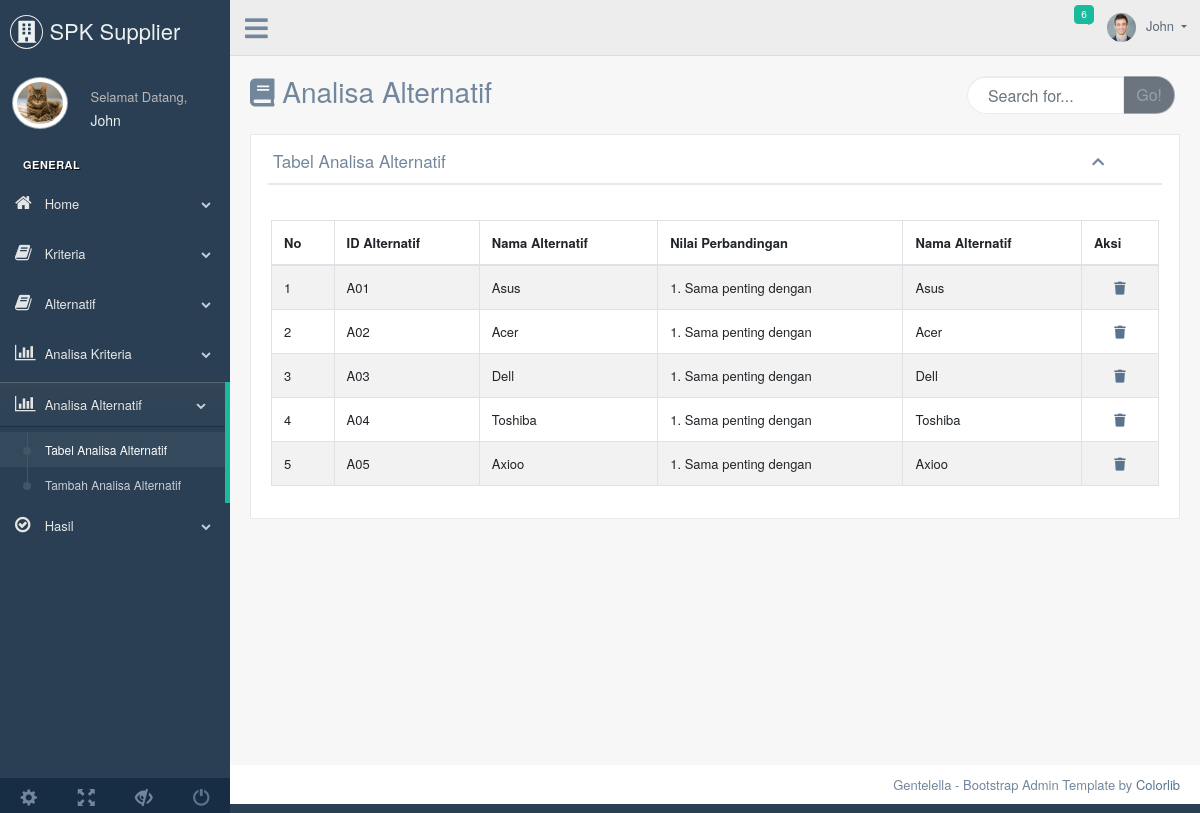
Before: /production/analisa_alternatif.php with the older database file.
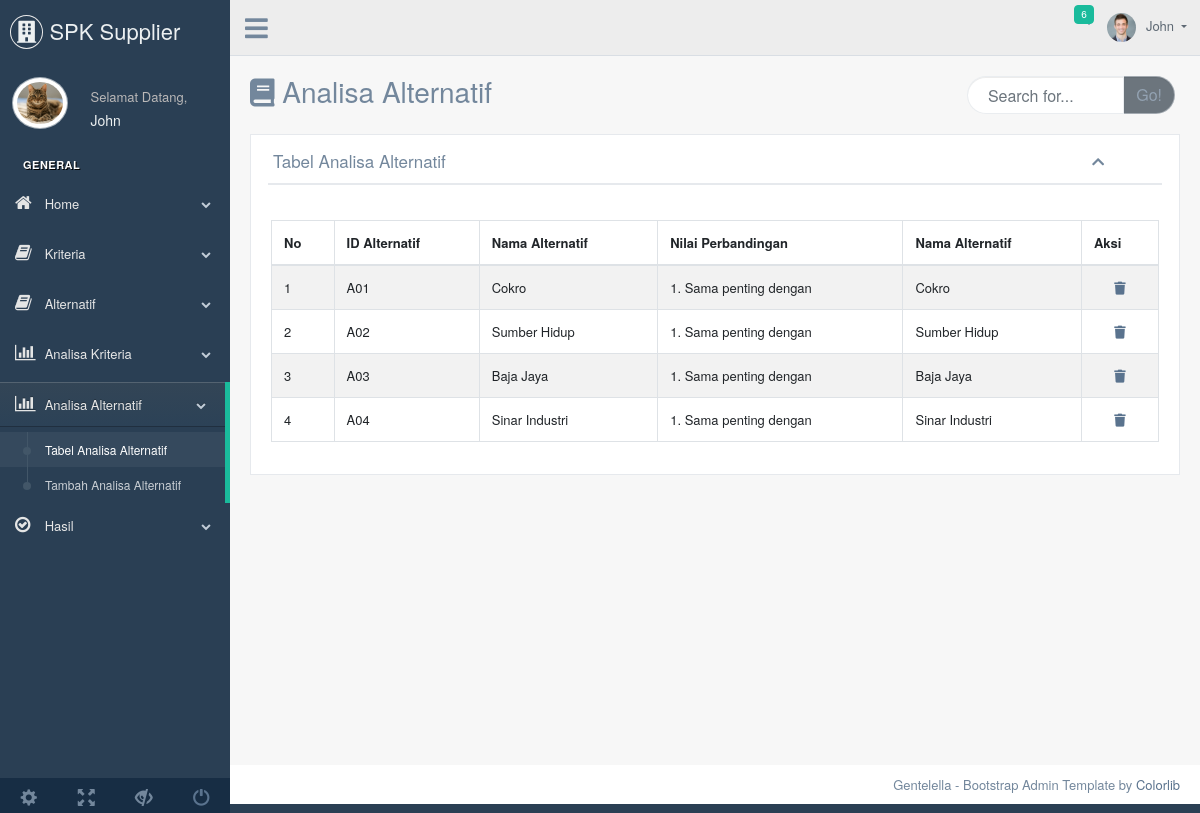
After: the same page with the newer database file.
### tables this page shows
CREATE TABLE `tb_perb_alternatif` (
  `id_alternatif` varchar(5) NOT NULL,
  `nm_banding` varchar(30) NOT NULL,
  `nb_db` int(5) NOT NULL,
  `alternatif1` varchar(30) NOT NULL,
  `alternatif2` varchar(30) NOT NULL
);

### production/analisa_alternatif.php (the view, shortened to what this page needs)
<?php
include "koneksi.php";
 ?>
<!DOCTYPE html>
<html lang="en">
<?php
include ('include/head.php')
?>
  <body class="nav-md">
    <div class="container body">
      <div class="main_container">
        <div class="col-md-3 left_col">
          <div class="left_col scroll-view">
            <div class="navbar nav_title" style="border: 0;">
              <a href="index.html" class="site_title"><i class="fa fa-building"></i> <span>SPK Supplier</span></a>
            </div>
            <?php
            include ('include/profile.php')
            ?>
            <br />
    <?php
            include ('include/sidebar.php')
            ?>
            <?php
            include ('include/menu_footer.php')
            ?>
          </div>
        </div>
        <?php
            include ('include/top_navi.php')
            ?>
        <div class="right_col" role="main">
          <div class="">
            <div class="page-title">
              <div class="title_left">
                <h3><i class="fa fa-book"></i> Analisa Alternatif </h3>
              </div>
              <div class="title_right">
                <div class="col-md-5 col-sm-5 col-xs-12 form-group pull-right top_search">
                  <div class="input-group">
                    <input type="text" class="form-control" placeholder="Search for...">
                    <span class="input-group-btn">
                      <button class="btn btn-secondary" type="button">Go!</button>
                    </span>
                  </div>
                </div>
              </div>
            </div>
            <div class="clearfix"></div>
            <div class="row">
              <div class="col-md-12 col-sm-12 ">
                <div class="x_panel">
                  <div class="x_title">
                    <h2>Tabel Analisa Alternatif</h2>
                    <ul class="nav navbar-right panel_toolbox">
                      <li><a class="collapse-link"><i class="fa fa-chevron-up"></i></a>
                      </li>
                    </ul>
                    <div class="clearfix"></div>
                  </div>
                  <div class="x_content">
                      <div class="row">
                          <div class="col-sm-12">
                            <div class="card-box table-responsive">
                    <br>
                    <table id="datatable" class="table table-striped table-bordered" style="width:100%">
                      <thead>
                        <tr>
                        <th scope="col">No</th>
                    <th scope="col">ID Alternatif</th>
                    <th scope="col">Nama Alternatif</th>
                    <th scope="col">Nilai Perbandingan</th>
                    <th scope="col">Nama Alternatif</th>
                    <th rowspan="2">Aksi</th>
                        </tr>
                      </thead>
                      <tbody>
                      <?php
                  $query = mysqli_query($koneksi, "SELECT * FROM tb_perb_alternatif");
                  $no = 1;
                  while ($row = mysqli_fetch_array($query)) {
                  ?>
                    <tr>
                    <td><?php echo $no; ?></td>
                    <td><?php echo $row[0]; ?></td>
                    <td><?php echo $row[3]; ?></td>
                    <td><?php echo $row[1]; ?></td>
                    <td><?php echo $row[4]; ?></td>
                    <td align="center">
                      <a href="analisa_alternatif_hapus.php?id_alternatif=<?php echo $row['id_alternatif'] ?>" onclick="return confirm('Yakin ingin menghapus data?')"><i class="fa fa-trash"></i> </a>
                    </td>
                  </tr>
                  <?php
                  $no++;
                  }
                   ?>
                      </tbody>
                    </table>
                  </div>
                  </div>
              </div>
            </div>
                </div>
              </div>
                  </div>
                </div>
              </div>
            </div>
                </div>
        <footer>
          <div class="pull-right">
            Gentelella - Bootstrap Admin Template by <a href="https://colorlib.com">Colorlib</a>
          </div>
          <div class="clearfix"></div>
        </footer>
  </body>
</html>

### production/include/head.php (shortened to what this page needs)
<head>
    <link href="../vendors/bootstrap/dist/css/bootstrap.min.css" rel="stylesheet">
    <link href="../vendors/font-awesome/css/font-awesome.min.css" rel="stylesheet">
    <link href="../vendors/nprogress/nprogress.css" rel="stylesheet">
    <link href="../vendors/iCheck/skins/flat/green.css" rel="stylesheet">
    <link href="../vendors/bootstrap-progressbar/css/bootstrap-progressbar-3.3.4.min.css" rel="stylesheet">
    <link href="../vendors/jqvmap/dist/jqvmap.min.css" rel="stylesheet"/>
    <link href="../vendors/bootstrap-daterangepicker/daterangepicker.css" rel="stylesheet">
    <link rel="stylesheet" href="https://maxcdn.bootstrapcdn.com/bootstrap/4.3.1/css/bootstrap.min.css">
    <link rel="stylesheet" href="https://cdnjs.cloudflare.com/ajax/libs/limonte-sweetalert2/7.33.1/sweetalert2.min.css">
    <link rel="stylesheet" href="https://use.fontawesome.com/releases/v5.7.2/css/all.css">
    <link href="../build/css/custom.min.css" rel="stylesheet">
  </head>

### production/include/profile.php
<div class="profile clearfix">
              <div class="profile_pic">
                <img src="images/cat.png" alt="..." class="img-circle profile_img">
              </div>
              <div class="profile_info">
                <span>Selamat Datang,</span>
                <h2>John</h2>
              </div>
            </div>

### production/include/sidebar.php (shortened to what this page needs)
<div id="sidebar-menu" class="main_menu_side hidden-print main_menu">
              <div class="menu_section">
                <h3>General</h3>
                <ul class="nav side-menu">
                  <li><a><i class="fa fa-home"></i> Home <span class="fa fa-chevron-down"></span></a>
                  </li>
                  <li><a><i class="fa fa-book"></i> Kriteria <span class="fa fa-chevron-down"></span></a>
                  </li>
                  <li><a><i class="fa fa-book"></i> Alternatif <span class="fa fa-chevron-down"></span></a>
                  </li>
                  <li><a><i class="fa fa-bar-chart"></i> Analisa Kriteria <span class="fa fa-chevron-down"></span></a>
                  </li>
                  <li><a><i class="fa fa-bar-chart"></i> Analisa Alternatif <span class="fa fa-chevron-down"></span></a>
                    <ul class="nav child_menu">
                      <li><a href="analisa_alternatif.php">Tabel Analisa Alternatif</a></li>
                      <li><a href="analisa_alternatif_tambah.php">Tambah Analisa Alternatif</a></li>
                    </ul>
                  </li>
                  <li><a><i class="fa fa-check-circle-o"></i> Hasil <span class="fa fa-chevron-down"></span></a>
                  </li>
                </ul>
              </div>
            </div>

### production/include/menu_footer.php
<div class="sidebar-footer hidden-small">
              <a data-toggle="tooltip" data-placement="top" title="Settings">
                <span class="glyphicon glyphicon-cog" aria-hidden="true"></span>
              </a>
              <a data-toggle="tooltip" data-placement="top" title="FullScreen">
                <span class="glyphicon glyphicon-fullscreen" aria-hidden="true"></span>
              </a>
              <a data-toggle="tooltip" data-placement="top" title="Lock">
                <span class="glyphicon glyphicon-eye-close" aria-hidden="true"></span>
              </a>
              <a data-toggle="tooltip" data-placement="top" title="Logout" href="login.html">
                <span class="glyphicon glyphicon-off" aria-hidden="true"></span>
              </a>
            </div>

### production/include/top_navi.php (shortened to what this page needs)
<div class="top_nav">
  <div class="nav_menu">
      <div class="nav toggle">
        <a id="menu_toggle"><i class="fa fa-bars"></i></a>
      </div>
      <nav class="nav navbar-nav">
      <ul class=" navbar-right">
        <li class="nav-item dropdown open" style="padding-left: 15px;">
          <a href="javascript:;" class="user-profile dropdown-toggle" aria-haspopup="true" id="navbarDropdown" data-toggle="dropdown" aria-expanded="false">
            <img src="images/img.jpg" alt="">John
          </a>
        </li>
        <li role="presentation" class="nav-item dropdown open">
          <a href="javascript:;" class="dropdown-toggle info-number" id="navbarDropdown1" data-toggle="dropdown" aria-expanded="false">
            <i class="fa fa-envelope-o"></i>
            <span class="badge bg-green">6</span>
          </a>
        </li>
      </ul>
    </nav>
  </div>
</div>

Changed rows visible on the page:
removed tb_perb_alternatif: id_alternatif "A05", alternatif1 "Axioo", nm_banding "1. Sama penting dengan", alternatif2 "Axioo"
changed tb_perb_alternatif: alternatif1 "Asus" → "Cokro"; alternatif2 "Asus" → "Cokro"
changed tb_perb_alternatif: alternatif1 "Acer" → "Sumber Hidup"; alternatif2 "Acer" → "Sumber Hidup"
changed tb_perb_alternatif: alternatif1 "Dell" → "Baja Jaya"; alternatif2 "Dell" → "Baja Jaya"
changed tb_perb_alternatif: alternatif1 "Toshiba" → "Sinar Industri"; alternatif2 "Toshiba" → "Sinar Industri"
